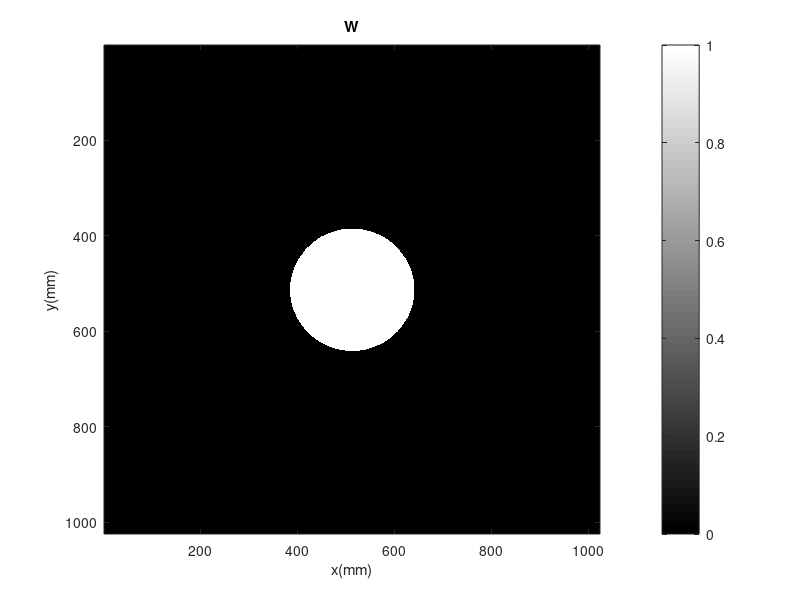

The MATLAB source for this figure: (Note: this script raises an error after producing the figure.)
clc;
clear all;
close all;
N=1024;
wo=N/2;
dpix=4.4*10^-6;
lambda=0.0633*10^-9;
k=2*pi/lambda;
d=0.4;
x=(-N/2:N/2-1)*dpix;
y=(-N/2:N/2-1)*dpix;
[X,Y]=meshgrid(x,y);
umax=1/(2*dpix); 
df=1/(N*dpix);
u=(-N/2:N/2-1)*df;
v=(-N/2:N/2-1)*df;
[U,V]=meshgrid(u,v);
freq_sq=U.^2+V.^2;
nn=1;
vari=10^-4;
noise=randn(N).*sqrt(vari);

fm=14.2*10^3;
m=0.5;
a=0.5;

Io=ones(N);
Imx=a + 0.5*m*sin(2*pi*X.*fm);
Iqx=a + 0.5*m*cos(2*pi*X.*fm);
Imy=a + 0.5*m*sin(2*pi*Y.*fm);
Iqy=a + 0.5*m*cos(2*pi*Y.*fm);

W=zeros(N);
W= sqrt(U.^2 + V.^2)<2*fm;

figure
imagesc(W);
colorbar
colormap(gray);
xlabel('x(mm)') ;
ylabel('y(mm)');
axis on
title(['W']);


P = imread('image2.jpg');
P=rgb2gray(P);
P = double(P);
P=rescale(P,-2.6,2.6);

figure
imagesc(x*10^3,y*10^3,P);
colorbar
colormap(gray);
xlabel('x(mm)') ;
ylabel('y(mm)');
axis on
title(['Input Phase profile']);

Object=exp(1j.*P);

Io=ones(N,N);
Id=FresProp(dpix,d,lambda,N,Object);

figure
imagesc(x*10^3,y*10^3,Id);
colorbar
colormap(gray);
xlabel('x(mm)') ;
ylabel('y(mm)');
axis on
title(['Id']);

[UP, deld]=uniform(dpix,d,lambda,N,Object,k,freq_sq,noise,Id,Io,nn);

figure
imagesc(x*10^3,y*10^3,UP);
colorbar
colormap(gray);
xlabel('x(mm)') ;
ylabel('y(mm)');
axis on
title(['Recovered phase using uniform illumination']);


Imxd=FresProp(dpix,d,lambda,N,Object.*sqrt(Imx));
Iqxd=FresProp(dpix,d,lambda,N,Object.*sqrt(Iqx));
Imyd=FresProp(dpix,d,lambda,N,Object.*sqrt(Imy));
Iqyd=FresProp(dpix,d,lambda,N,Object.*sqrt(Iqy));

[phi_x]=phix(k,d,m,fm,Id,Imx,Iqx,Imxd,Iqxd,X,Y,W);

figure
imagesc(x*10^3,y*10^3,real(phi_x));
colorbar
colormap(gray);
xlabel('x(mm)') ;
ylabel('y(mm)');
axis on
title(['phi_x']);


[phi_y]=phiy(k,d,m,fm,Id,Imy,Iqy,Imyd,Iqyd,X,Y,W);

figure
imagesc(x*10^3,y*10^3,real(phi_y));
colorbar
colormap(gray);
xlabel('x(mm)') ;
ylabel('y(mm)');
axis on
title(['phi_y']);

phi_x= real(phi_x);
phi_y=real(phi_y);
[Lx,~]=gradient(phi_x,dpix,dpix);
[~,Ly]=gradient(phi_y,dpix,dpix);

L=Lx+Ly;
T1=fftshift(fft2(L));
T2= -(4.*pi.*pi.*freq_sq);
T2=T2./(T2.^2 + eps^2);
SP= ifft2(ifftshift(T2.*T1));


figure
imagesc(x*10^3,y*10^3,SP);
colorbar
colormap(gray);
xlabel('x(mm)') ;
ylabel('y(mm)');
axis on
title(['SP']);

%%Hybrid

T= (U.^2 + V.^2)./((fm*0.5*m)^2 + (U.^2 + V.^2));
figure
mesh(T);
colorbar
colormap(jet);
axis on
title(['filter']);

F_HP=fftshift(fft2(UP)).*T + fftshift(fft2(SP)).*(1-T);
HP=ifft2(ifftshift(F_HP));
figure
imagesc(x*10^3,y*10^3,HP);
colorbar
colormap(gray);
xlabel('x(mm)') ;
ylabel('y(mm)');
axis on
title(['HP']);


function[phi_x]=phix(k,d,m,fm,Id,Imx,Iqx,Imxd,Iqxd,X,Y,W)
Smx=(-k./(d*m*pi*fm)).*(Imxd - (Id.*Imx));
Sqx=((1j.*k)./(d*m*pi*fm)).*(Iqxd - (Id.*Iqx));
Smx=Smx.*exp(-1j*2*pi*fm.*X);
Sqx=Sqx.*exp(-1j*2*pi*fm.*X);
F_Smx=fftshift(fft2(Smx));
F_Sqx=fftshift(fft2(Sqx));
F_phi_x=(F_Smx+F_Sqx).*W;
phi_x=ifft2(ifftshift(F_phi_x));
end
function[phi_y]=phiy(k,d,m,fm,Id,Imy,Iqy,Imyd,Iqyd,X,Y,W)
Smy=(-k./(d*m*pi*fm)).*(Imyd - (Id.*Imy));
Sqy=((1j.*k)./(d*m*pi*fm)).*(Iqyd - (Id.*Iqy));
Smy=Smy.*exp(-1j*2*pi*fm.*Y);
Sqx=Sqy.*exp(-1j*2*pi*fm.*Y);
F_Smy=fftshift(fft2(Smy));
F_Sqy=fftshift(fft2(Sqy));
F_phi_y=(F_Smy+F_Sqy).*W;
phi_y=ifft2(ifftshift(F_phi_y));
end
function [uni_rec_ph, deld]=uniform(dpix,d,lambda,N,Object,k,freq_sq,noise,Id,Io,nn)
deld=(Id-Io)+nn.*noise;
T1=fftshift((fft2((k/d).*(deld))));
T2= (4.*pi.*pi.*freq_sq);
T2=T2./(T2.^2 + eps^2);
uni_rec_ph= ifft2(ifftshift(T2.*T1));
end
function [R]=FresProp(dpix,z,lambda,Hsize,Hcrop)

%Spatial frequencies
Xsize = Hsize*dpix; %Hsize is the number of pixel, dpix is the length of one pixel, Xsize is the total lenght of the image. 
du = 1/(Xsize);% the resolution of fourier frequency coordinates
%Nyquist cut-off for Sampling Hologram
umax = 1/(2*dpix); %define the k space 
u = -umax:du:umax-du;
[U,V]=meshgrid(u,u);
clear  u V  du;
 
%Evanescent cut-off 
uev = 1/lambda; %???????
 
%Nyquist cut-off for Fresnel Propagation Kernel
unp = uev*(Xsize/(2*abs(z)));
clear Xsize;
 
%Circular window
A = U.^2+(U').^2;
clear U;
if uev>=unp
    ucut = unp;
end
if unp>uev
    ucut = uev;
end
W= sqrt(A);
W = (W<=ucut); 
% disp(['Cutoff =',num2str(ucut),' Evansecent Cutoff =',num2str(uev),...
%' Nyquist Cutoff =', num2str(unp),'u max =',num2str(umax)])
clear ucut uev unp
 
%Fresnel kernel: paraxial approximation
H = exp((-1i*pi*lambda* z).*(A));
clear A;
 
%Truncate kernel
H = W.*H;
clear W;
 
%Hologram Spectrum
Htemp = fft2(Hcrop);
HH = fftshift(Htemp);
clear Htemp;
 
%Propagate field
RR = HH.*H;
clear H HH;
RR =ifftshift(RR);
Ri = ifft2(RR); 
R=abs(Ri.^2);

clear RR;

end
